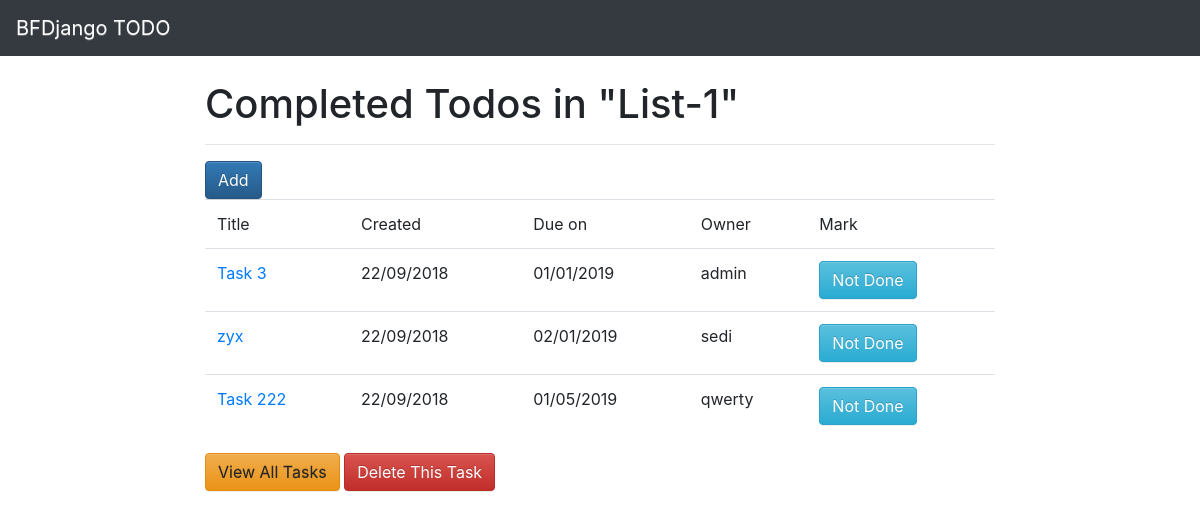
The app's page /main/todos/completed with its own data.
### main/models.py (models this page shows, shortened)
class Task(models.Model):
    title = models.CharField("Title", max_length=200)
    created = models.DateTimeField("Created", auto_now_add=True)
    due_on = models.DateTimeField("Due on", auto_now_add=False)
    owner = models.ForeignKey(Owner, on_delete=models.CASCADE)
    mark = models.BooleanField("Mark", default=False)

class Owner(models.Model):
    name = models.CharField("Name", max_length=50)

### main/views.py (the view)
# urls.py: path('todos/completed', views.completed_todos, name='completed_todos'),
@csrf_exempt
def completed_todos(request):
    tasks = [i for i in Task.objects.all() if i.mark]
    context = {
        'tasks': tasks
    }
    return render(request, "completed_todos_list.html", context)

### main/templates/completed_todos_list.html (shortened to what this page needs)
{% extends "base.html" %}
{% block body %}
<h1>Completed Todos in "List-1"</h1>
<hr>
<button class="btn btn-primary">Add</button>
<table class="table">
    <thead>
        <tr>
            <td>Title</td>
            <td>Created</td>
            <td>Due on</td>
            <td>Owner</td>
            <td>Mark</td>
        </tr>
    </thead>
    <tbody class="t_body">
        {% for task in tasks %}
            <tr>
                <td>
                    <a href="#">{{task.title}}</a>
                </td>
                <td>{{task.created|date:"d/m/Y"}}</td>
                <td>{{task.due_on|date:"d/m/Y"}}</td>
                <td>{{task.owner.name}}</td>
                <td>
                    <button class="btn btn-info">
                        {% if task.mark%}
                            Not Done
                        {% else %}
                            Done
                        {% endif %}
                    </button>
                </td>
            </tr>
        {% endfor %}
    </tbody>
</table>
<p>
    <form action="{%url 'todos' %}" method="post">
        <button class="btn btn-warning">View All Tasks</button>
        <button class="btn btn-danger">Delete This Task</button>
    </form>
</p>
{% endblock body %}

### main/static/css/style.css (style rules this page uses)
.btn-primary { size: 10px 15px }

### records on screen
Task: title "Task 3", created "22/09/2018", due_on "01/01/2019", owner.name "admin", mark "Not Done"
Task: title "zyx", created "22/09/2018", due_on "02/01/2019", owner.name "sedi", mark "Not Done"
Task: title "Task 222", created "22/09/2018", due_on "01/05/2019", owner.name "qwerty", mark "Not Done"
